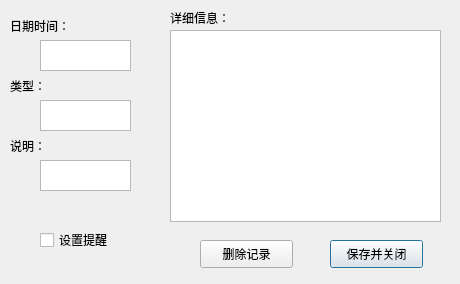
<?xml version="1.0" encoding="UTF-8"?>
<ui version="4.0">
 <class>memo_c</class>
 <widget class="QDialog" name="memo_c">
  <property name="geometry">
   <rect>
    <x>0</x>
    <y>0</y>
    <width>460</width>
    <height>284</height>
   </rect>
  </property>
  <property name="windowTitle">
   <string>Dialog</string>
  </property>
  <widget class="QTextBrowser" name="textBrowser">
   <property name="geometry">
    <rect>
     <x>170</x>
     <y>30</y>
     <width>271</width>
     <height>192</height>
    </rect>
   </property>
  </widget>
  <widget class="QLabel" name="label">
   <property name="geometry">
    <rect>
     <x>10</x>
     <y>10</y>
     <width>71</width>
     <height>31</height>
    </rect>
   </property>
   <property name="text">
    <string>日期时间：</string>
   </property>
  </widget>
  <widget class="QLabel" name="label_2">
   <property name="geometry">
    <rect>
     <x>10</x>
     <y>70</y>
     <width>55</width>
     <height>31</height>
    </rect>
   </property>
   <property name="text">
    <string>类型：</string>
   </property>
  </widget>
  <widget class="QLabel" name="label_3">
   <property name="geometry">
    <rect>
     <x>10</x>
     <y>120</y>
     <width>55</width>
     <height>51</height>
    </rect>
   </property>
   <property name="text">
    <string>说明：</string>
   </property>
  </widget>
  <widget class="QLabel" name="label_4">
   <property name="geometry">
    <rect>
     <x>170</x>
     <y>10</y>
     <width>71</width>
     <height>16</height>
    </rect>
   </property>
   <property name="text">
    <string>详细信息：</string>
   </property>
  </widget>
  <widget class="QTextBrowser" name="textBrowser_time">
   <property name="geometry">
    <rect>
     <x>40</x>
     <y>40</y>
     <width>91</width>
     <height>31</height>
    </rect>
   </property>
  </widget>
  <widget class="QTextBrowser" name="textBrowser_type">
   <property name="geometry">
    <rect>
     <x>40</x>
     <y>100</y>
     <width>91</width>
     <height>31</height>
    </rect>
   </property>
  </widget>
  <widget class="QTextBrowser" name="textBrowser_info">
   <property name="geometry">
    <rect>
     <x>40</x>
     <y>160</y>
     <width>91</width>
     <height>31</height>
    </rect>
   </property>
  </widget>
  <widget class="QPushButton" name="pushButton">
   <property name="geometry">
    <rect>
     <x>330</x>
     <y>240</y>
     <width>93</width>
     <height>28</height>
    </rect>
   </property>
   <property name="text">
    <string>保存并关闭</string>
   </property>
  </widget>
  <widget class="QPushButton" name="pushButton_2">
   <property name="geometry">
    <rect>
     <x>200</x>
     <y>240</y>
     <width>93</width>
     <height>28</height>
    </rect>
   </property>
   <property name="text">
    <string>删除记录</string>
   </property>
  </widget>
  <widget class="QCheckBox" name="checkBox">
   <property name="geometry">
    <rect>
     <x>40</x>
     <y>230</y>
     <width>81</width>
     <height>20</height>
    </rect>
   </property>
   <property name="text">
    <string>设置提醒</string>
   </property>
  </widget>
 </widget>
 <resources/>
 <connections/>
</ui>
